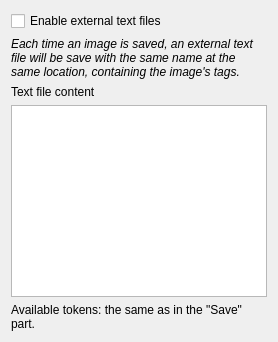
      <widget class="QWidget" name="pageSaveTextfile">
       <layout class="QFormLayout" name="formLayout_12">
        <item row="1" column="0" colspan="2">
         <widget class="QLabel" name="label_81">
          <property name="text">
           <string>&lt;i&gt;Each time an image is saved, an external text file will be save with the same name at the same location, containing the image's tags.&lt;/i&gt;</string>
          </property>
          <property name="wordWrap">
           <bool>true</bool>
          </property>
         </widget>
        </item>
        <item row="0" column="0" colspan="2">
         <widget class="QCheckBox" name="checkTextfileActivate">
          <property name="text">
           <string>Enable external text files</string>
          </property>
         </widget>
        </item>
        <item row="2" column="0" colspan="2">
         <widget class="QLabel" name="label_35">
          <property name="text">
           <string>Text file content</string>
          </property>
         </widget>
        </item>
        <item row="3" column="0" colspan="2">
         <widget class="QPlainTextEdit" name="textEditTextfileContent"/>
        </item>
        <item row="4" column="0" colspan="2">
         <widget class="QLabel" name="label_80">
          <property name="text">
           <string>Available tokens: the same as in the &quot;Save&quot; part.</string>
          </property>
          <property name="wordWrap">
           <bool>true</bool>
          </property>
         </widget>
        </item>
       </layout>
      </widget>
